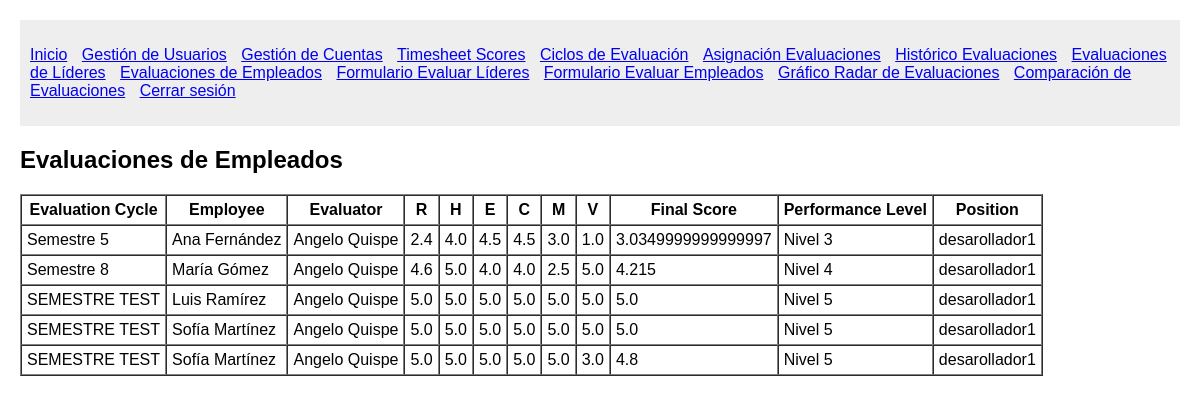
Before: /employees_evaluations/ (signed in) with the older database file.
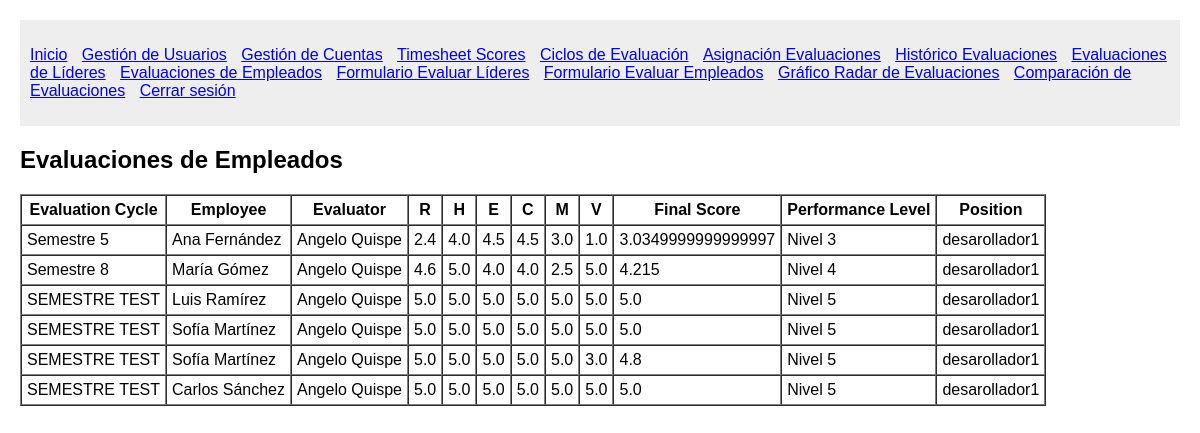
After: the same page with the newer database file.
### System/models.py (models this page shows)
class Permanent_EvaluationAssignment(models.Model):
    evaluator = models.ForeignKey(Usuario, on_delete=models.CASCADE, related_name='permanent_evaluator_assignments')
    employee = models.ForeignKey(Usuario, on_delete=models.CASCADE, related_name='permanent_employee_assignments')
    status = models.CharField(max_length=50)
    created_at = models.DateTimeField(auto_now_add=True)
    summary = models.ForeignKey(Summary, on_delete=models.CASCADE, null=True, blank=True)
    evaluation_details = models.ForeignKey(EvaluationDetails, on_delete=models.CASCADE, null=True, blank=True)
    evaluation_cycle = models.CharField(max_length=50)

class Summary(models.Model):
    employee = models.ForeignKey(Usuario, on_delete=models.CASCADE, related_name='employee_summaries')
    evaluator = models.ForeignKey(Usuario, on_delete=models.CASCADE, related_name='evaluator_summaries')
    R = models.FloatField() # Ponderado Responsabilidades de la posición
    L = models.FloatField(blank=True, null=True) # Ponderado Responsabilidades por liderazgo
    H = models.FloatField() # Ponderado Habilidades
    E = models.FloatField() # Ponderado Enfoque
    C = models.FloatField() # Ponderado Competencia Técnica
    M = models.FloatField() # Ponderado Metas y Resultados
    V = models.FloatField() # Ponderado Valores Corporativos
    final_score = models.FloatField() # Suma de ponderados
    performance_level = models.CharField(max_length=50)
    evaluation_type = models.CharField(max_length=50)
    created_at = models.DateTimeField(auto_now_add=True)
    position = models.ForeignKey(Position, on_delete=models.PROTECT)

class Usuario(models.Model):
    first_name = models.CharField(max_length=50)
    middle_name = models.CharField(max_length=50, blank=True, null=True)
    last_name = models.CharField(max_length=50)
    second_last_name = models.CharField(max_length=50, blank=True, null=True)
    user_type = models.CharField(max_length=50)
    position = models.ForeignKey(Position, on_delete=models.PROTECT)

class Position(models.Model):
    position_code = models.CharField(max_length=20)
    position_name = models.CharField(max_length=100)

### System/views.py (the view)
# urls.py: path('employees_evaluations/', views.employees_evaluations, name='employees_evaluations'),
@login_required
def employees_evaluations(request):
    assignments = Permanent_EvaluationAssignment.objects.filter(summary__evaluation_type="Empleados")
    return render(request, 'System/employees_evaluations.html', {'assignments': assignments})

### System/views.py (called while the page is built)
def login_required(view_func):
    @wraps(view_func)
    def wrapped_view(request, *args, **kwargs):
        if not request.session.get('user_id'):
            return redirect('login')
        return view_func(request, *args, **kwargs)
    return wrapped_view

### System/templates/System/employees_evaluations.html (shortened to what this page needs)
{% extends 'System/base.html' %}
{% load static %}
{% block content %}
    <h2>Evaluaciones de Empleados</h2>
    <table border="1" cellspacing="0" cellpadding="5">
        <thead>
            <tr>
                <th>Evaluation Cycle</th>
                <th>Employee</th>
                <th>Evaluator</th>
                <th>R</th>
                <th>H</th>
                <th>E</th>
                <th>C</th>
                <th>M</th>
                <th>V</th>
                <th>Final Score</th>
                <th>Performance Level</th>
                <th>Position</th>
            </tr>
        </thead>
        <tbody>
            {% for assignment in assignments %}
                {% if assignment.summary %}
                    <tr>
                        <td>{{ assignment.evaluation_cycle }}</td>
                        <td>{{ assignment.summary.employee.first_name }} {{ assignment.summary.employee.last_name }}</td>
                        <td>{{ assignment.summary.evaluator.first_name }} {{ assignment.summary.evaluator.last_name }}</td>
                        <td>{{ assignment.summary.R }}</td>
                        <td>{{ assignment.summary.H }}</td>
                        <td>{{ assignment.summary.E }}</td>
                        <td>{{ assignment.summary.C }}</td>
                        <td>{{ assignment.summary.M }}</td>
                        <td>{{ assignment.summary.V }}</td>
                        <td>{{ assignment.summary.final_score }}</td>
                        <td>{{ assignment.summary.performance_level }}</td>
                        <td>{{ assignment.summary.position.position_name }}</td>
                    </tr>
                {% endif %}
            {% empty %}
                <tr>
                    <td colspan="12">No hay evaluaciones de empleados.</td>
                </tr>
            {% endfor %}
        </tbody>
    </table>
{% endblock %}

Changed rows visible on the page:
added Permanent_EvaluationAssignment: evaluation_cycle "SEMESTRE TEST", summary.employee.first_name "Carlos", summary.employee.last_name "Sánchez", summary.evaluator.first_name "Angelo", summary.evaluator.last_name "Quispe", summary.R "5.0", summary.H "5.0", summary.E "5.0", summary.C "5.0", summary.M "5.0", summary.V "5.0", summary.final_score "5.0", summary.performance_level "Nivel 5", summary.position.position_name "desarollador1"
